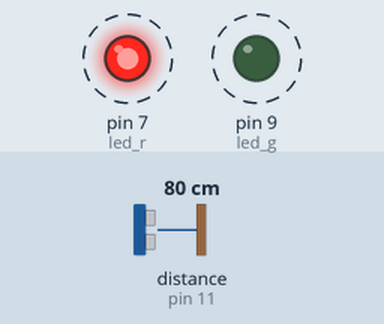
This sketch was run on a simulated Arduino Uno, built with avr-gcc and run on an emulated ATmega328P. Shown: output pins drawn as LEDs (lit = HIGH). Wiring (inferred from the names in the program): ultrasonic range finder: trigger pin 12; echo pin 11. Dashed ring = blinking. Inputs (shaded band) come from the test bench; at power-on: distance to the obstacle (sensor on pin 11) 80 cm. The echo pulse lasts 58.3 µs per cm; pins used as bus, display or sensor lines are not drawn; what the sketch prints to the serial monitor is not drawn.

Above: at 0.1 s.
Timing chart, 0 to 3.0 s (numbered marks = the images above):
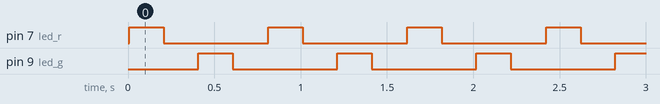

Measured:
- by itself, pin 7 (led_r), pin 9 (led_g): alternates HIGH for 0.20 s and LOW for 0.61 s
- by itself, everything shown: repeats every 0.81 s, in 4 steps

The sketch:

Arduino_Control.ino
```cpp
// C++ code
//
#define TRIG 12 	// TRIG pin
#define ECHO 11		// ECHO pin

// global
int led_r = 7;
int led_g = 9;

void setup()
{
  Serial.begin(9600);

  pinMode(led_r, OUTPUT);
  pinMode(led_g, OUTPUT);

  pinMode(TRIG, OUTPUT);
  pinMode(ECHO, INPUT);
}

void loop()
{
  long duration, distance;

  digitalWrite(TRIG, LOW);
  delayMicroseconds(2); // = delay(2)
  digitalWrite(TRIG, HIGH);
  delayMicroseconds(10); // = delay(10)
  digitalWrite(TRIG, LOW);

  duration = pulseIn(ECHO, HIGH); // Echo pin High stance time
  distance = duration * 17 / 1000;

  Serial.println(duration);
  Serial.print("\nDistance : ");
  Serial.print(distance);
  Serial.println(" Cm");


  digitalWrite(led_r, HIGH);
  delay(200); // Wait for 1000 millisecond(s)
  digitalWrite(led_r, LOW);
  delay(200);
  digitalWrite(led_g, HIGH);
  delay(200);
  digitalWrite(led_g, LOW);
  delay(200); // Wait for 1000 millisecond(s)
}
```
